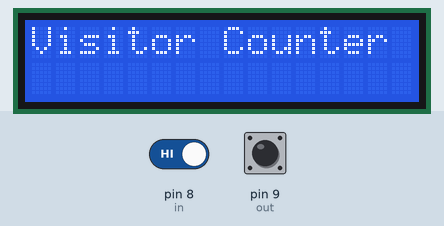
Bench run of a sketch on a simulated Arduino Uno, built with avr-gcc and run on an emulated ATmega328P. Parts: 16×2 character LCD. Inputs (shaded band) come from the test bench; at power-on: pin 8 (in) HIGH, pin 9 (out) HIGH.

Above: at 0.1 s.
At 3.2 s:
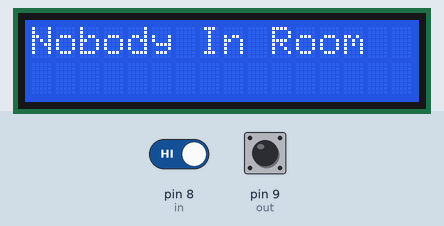
3.3 s: pin 8 (in) driven LOW
At 4.3 s:
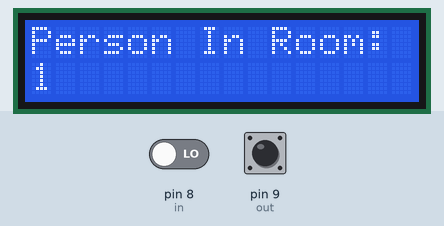
Timing chart, 0 to 6.3 s (numbered marks = the images above; inputs shaded):
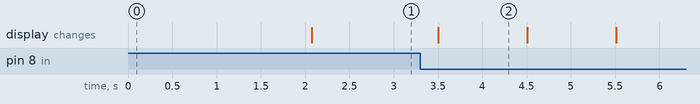

Measured:
- after the input at 3.3 s, the display: changes after 0.20 s (image 2)
- what the display in image 2 shows lasts 1.0 s, from 3.5 s to 4.5 s

The sketch:

Arduino1.ino
```cpp
#include<LiquidCrystal.h>
LiquidCrystal lcd(2,3,4,5,6,7);
#define in 8
#define out 9

int count=0;

void setup()
{
  lcd.begin(16,2);
  lcd.print("Visitor Counter");
  delay(2000);
  pinMode(in, INPUT);
  pinMode(out, INPUT);
  lcd.clear();
  lcd.print("Person In Room:");
  lcd.setCursor(0,1);
  lcd.print(count);
}
void loop()
{
  int in_value = digitalRead(in);
  int out_value = digitalRead(out);
  if(in_value == LOW)
  {
    count++;
    lcd.clear();
    lcd.print("Person In Room:");
    lcd.setCursor(0,1);
    lcd.print(count);
    delay(1000);
  }

  if(out_value == LOW)
  {
    count--;
    lcd.clear();
    lcd.print("Person In Room:");
    lcd.setCursor(0,1);
    lcd.print(count);
    delay(1000);
  }


  if(count==0)
  {

    lcd.clear();
    lcd.print("Nobody In Room");
    delay(200);
  }
  }
```
